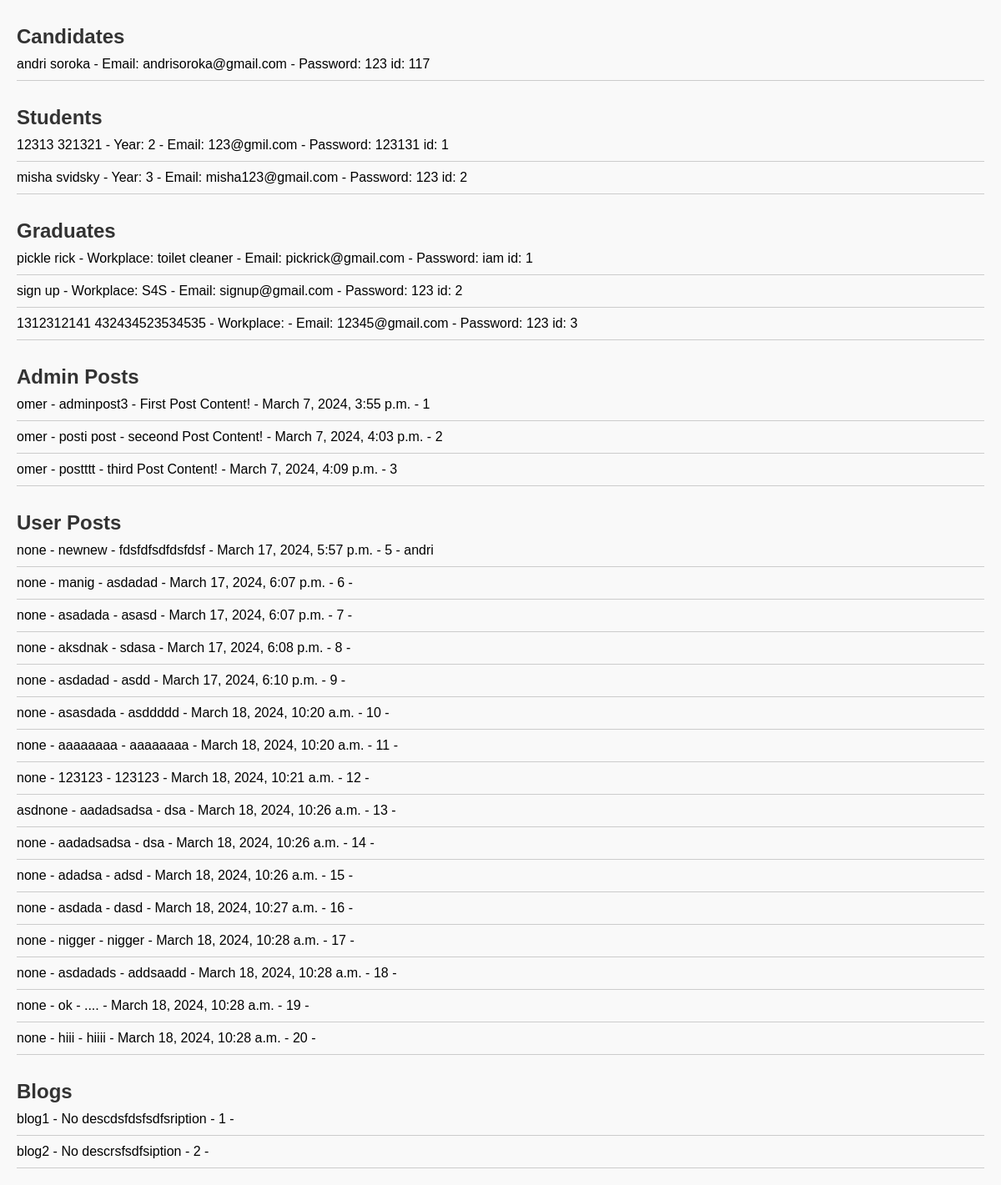
The app's page /data/ with its own data.
### S4S/models.py (models this page shows, shortened)
class Candidate(models.Model):
    first_name = models.CharField(max_length=100)
    last_name = models.CharField(max_length=100)
    email = models.EmailField(max_length=254)
    password = models.CharField(max_length=100)

class Student(models.Model):
    first_name = models.CharField(max_length=100)
    last_name = models.CharField(max_length=100)
    select_year = models.IntegerField()
    email = models.EmailField(max_length=254)
    password = models.CharField(max_length=100)

class Graduate(models.Model):
    first_name = models.CharField(max_length=100)
    last_name = models.CharField(max_length=100)
    work_place = models.CharField(max_length=20)
    email = models.EmailField(max_length=254)
    password = models.CharField(max_length=100)

class Post(models.Model):
    title = models.CharField(max_length=100)
    content = models.TextField()
    date_posted = models.DateTimeField(default=timezone.now)
    author = models.ForeignKey(User, on_delete=models.CASCADE)
    blog = models.ForeignKey('Blog', on_delete=models.CASCADE, null=True)

class Post2(models.Model):
    title = models.CharField(max_length=100)
    user_name = models.CharField(default="none", max_length=100)
    content = models.TextField()
    date_posted = models.DateTimeField(default=timezone.now)
    blog = models.ForeignKey('Blog', on_delete=models.CASCADE, null=True)
    candidate = models.ForeignKey('Candidate', on_delete=models.CASCADE, null=True, blank=True)
    student = models.ForeignKey('Student', on_delete=models.CASCADE, null=True, blank=True)
    graduate = models.ForeignKey('Graduate', on_delete=models.CASCADE, null=True, blank=True)

class Blog(models.Model):
    title = models.CharField(max_length=100)
    description = models.TextField(default='No description')

### S4S/DataVisuals.py (the view)
# urls.py: path('data/', DataVisuals.display_data, name='data'),
def display_data(request):
    candidates = Candidate.objects.all()
    students = Student.objects.all()
    graduates = Graduate.objects.all()
    posts = Post.objects.all()
    posts2 = Post2.objects.all()
    blogs = Blog.objects.all()
    return render(request, 'display_data.html', {'candidates': candidates, 'students': students,
                                                 'graduates': graduates, 'posts': posts, 'posts2': posts2 , 'blogs': blogs } )

### templates/display_data.html (shortened to what this page needs)
<!DOCTYPE html>
<html lang="en">
<head>
</head>
<body>
    <h1>Candidates</h1>
    <ul>
        {% for candidate in candidates %}
        <li>{{ candidate.first_name }} {{ candidate.last_name }} - Email: {{ candidate.email }}
            - Password: {{ candidate.password }} id: {{ candidate.id }}</li>
        {% endfor %}
    </ul>
    <h1>Students</h1>
    <ul>
        {% for student in students %}
        <li>{{ student.first_name }} {{ student.last_name }} - Year: {{ student.select_year }} - Email: {{ student.email }}
            - Password: {{ student.password }} id: {{ student.id }}</li>
        {% endfor %}
    </ul>
    <h1>Graduates</h1>
    <ul>
        {% for graduate in graduates %}
        <li>{{ graduate.first_name }} {{ graduate.last_name }} - Workplace: {{ graduate.work_place }}
            - Email: {{ graduate.email }} - Password: {{ graduate.password }} id: {{ graduate.id }}</li>
        {% endfor %}
    </ul>
    <h1>Admin Posts</h1>
    <ul>
        {% for post in posts %}
        <li>{{ post.author }} - {{ post.title }} - {{ post.content }} - {{ post.date_posted }} - {{ post.id }}</li>
        {% endfor %}
    </ul>
    <h1>User Posts</h1>
    <ul>
        {% for post2 in posts2 %}
        <li>{{ post2.user_name }} - {{ post2.title }} - {{ post2.content }}
            - {{ post2.date_posted }} - {{ post2.id }} - {{ post2.candidate.first_name }}</li>
        {% endfor %}
    </ul>
 <h1>Blogs</h1>
    <ul>
        {% for blog in blogs %}
        <li>{{ blog.title }} - {{ blog.description }} - {{ blog.id }} - </li>
        {% endfor %}
    </ul>
</body>
</html>

### templates/display_data.html (style rules this page uses)
body { font-family: Arial, sans-serif; margin: 20px; padding: 0; background-color: #f9f9f9; }
h1 { color: #333; font-size: 24px; margin-top: 30px; margin-bottom: 10px; }
ul { list-style: none; padding: 0; margin: 0; }
li { margin-bottom: 10px; border-bottom: 1px solid #ccc; padding-bottom: 10px; }

### records on screen
Candidate: first_name "andri", last_name "soroka", email "andrisoroka@gmail.com", password "123", id "117"
Student: first_name "12313", last_name "321321", select_year "2", email "123@gmil.com", password "123131", id "1"
Student: first_name "misha", last_name "svidsky", select_year "3", email "misha123@gmail.com", password "123", id "2"
Graduate: first_name "pickle", last_name "rick", work_place "toilet cleaner", email "pickrick@gmail.com", password "iam", id "1"
Graduate: first_name "sign", last_name "up", work_place "S4S", email "signup@gmail.com", password "123", id "2"
Graduate: first_name "1312312141", last_name "432434523534535", email "12345@gmail.com", password "123", id "3"
Post: author "omer", title "adminpost3", content "First Post Content!", date_posted "March 7, 2024, 3:55 p.m.", id "1"
Post: author "omer", title "posti post", content "seceond Post Content!", date_posted "March 7, 2024, 4:03 p.m.", id "2"
Post: author "omer", title "postttt", content "third Post Content!", date_posted "March 7, 2024, 4:09 p.m.", id "3"
Post2: user_name "none", title "newnew", content "fdsfdfsdfdsfdsf", date_posted "March 17, 2024, 5:57 p.m.", id "5", candidate.first_name "andri"
Post2: user_name "none", title "manig", content "asdadad", date_posted "March 17, 2024, 6:07 p.m.", id "6"
Post2: user_name "none", title "asadada", content "asasd", date_posted "March 17, 2024, 6:07 p.m.", id "7"
Post2: user_name "none", title "aksdnak", content "sdasa", date_posted "March 17, 2024, 6:08 p.m.", id "8"
Post2: user_name "none", title "asdadad", content "asdd", date_posted "March 17, 2024, 6:10 p.m.", id "9"
Post2: user_name "none", title "asasdada", content "asddddd", date_posted "March 18, 2024, 10:20 a.m.", id "10"
Post2: user_name "none", title "aaaaaaaa", content "aaaaaaaa", date_posted "March 18, 2024, 10:20 a.m.", id "11"
Post2: user_name "none", title "123123", content "123123", date_posted "March 18, 2024, 10:21 a.m.", id "12"
Post2: user_name "asdnone", title "aadadsadsa", content "dsa", date_posted "March 18, 2024, 10:26 a.m.", id "13"
Post2: user_name "none", title "aadadsadsa", content "dsa", date_posted "March 18, 2024, 10:26 a.m.", id "14"
Post2: user_name "none", title "adadsa", content "adsd", date_posted "March 18, 2024, 10:26 a.m.", id "15"
Post2: user_name "none", title "asdada", content "dasd", date_posted "March 18, 2024, 10:27 a.m.", id "16"
Post2: user_name "none", title "nigger", content "nigger", date_posted "March 18, 2024, 10:28 a.m.", id "17"
Post2: user_name "none", title "asdadads", content "addsaadd", date_posted "March 18, 2024, 10:28 a.m.", id "18"
Post2: user_name "none", title "ok", content "....", date_posted "March 18, 2024, 10:28 a.m.", id "19"
Post2: user_name "none", title "hiii", content "hiiii", date_posted "March 18, 2024, 10:28 a.m.", id "20"
Blog: title "blog1", description "No descdsfdsfsdfsription", id "1"
Blog: title "blog2", description "No descrsfsdfsiption", id "2"
